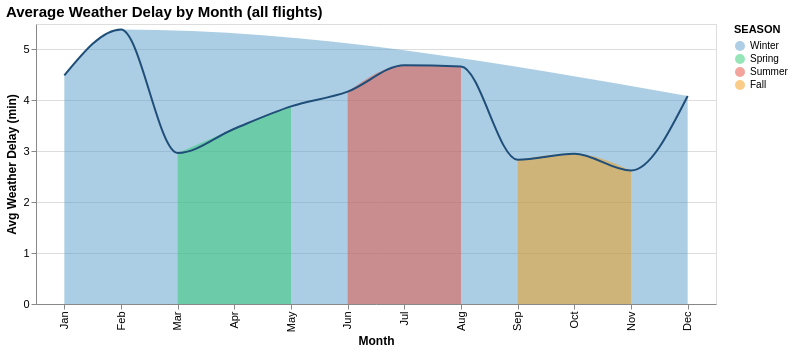

Source (notebook cell):
### Markdown cell above
#### Observations: Average Weather Delay by Month

**Note**: This takes only flights that were classified as delayed (delayed 15 min or more).

Winter ❄ (blue) — Jan & Dec: Weather delays start high (~73 min in January), which makes sense — snowstorms, ice, and freezing conditions are at their worst. December creeps back up for the same reason heading into the holiday season.

Spring 🍀 (green) — Mar through May: Delays drop steadily to a low point around May (~64 min). Spring severe weather — thunderstorms beginning to develop — starts pushing delays upward again toward the end of the season.

Summer 🌞 (red) — Jun through Aug: Here delays climb back up through August. This might seem counterintuitive — it's not snowing — but summer thunderstorms, particularly in the Southeast and Midwest, are actually a major source of weather delays. Afternoon storm cells can shut down entire hub airports for hours.

Fall 🍂 (orange) — Sep through Nov: Delays take a dip in September then resume climbing through the edn of the season. This is the tail end of hurricane season for the east and gulf coast as well as a build up for winter storms in the north and midwest.

The key insight: **Major** weather delays follow a near **uniform pattern** — no major peaks in the year. Most people would assume winter is simply the worst and summer is fine. The data says otherwise.

If we were to take **all weather delays** and not limit ourselves to delays of 15 minutes or greater, we would see a different story. A bimodal pattern in Summer and Winter. Check out the chart below.

### Code cell
if 'DELAY_DUE_WEATHER' in df.columns:
    weather_month = (
        df.groupby('MONTH')['DELAY_DUE_WEATHER']
        .mean()
        .reset_index()
        .rename(columns={'DELAY_DUE_WEATHER': 'avg_weather_delay'})
    )
    weather_month['MONTH_NAME'] = weather_month['MONTH'].map(MONTH_NAMES)
    weather_month['SEASON']     = weather_month['MONTH'].map(get_season)

    area = alt.Chart(weather_month).mark_area(
        interpolate='monotone', opacity=0.5
    ).encode(
        x=alt.X('MONTH:O',
                 axis=alt.Axis(labelExpr="['Jan','Feb','Mar','Apr','May','Jun','Jul','Aug','Sep','Oct','Nov','Dec'][datum.value - 1]",
                               title='Month')),
        y=alt.Y('avg_weather_delay:Q',
                 axis=alt.Axis(title='Avg Weather Delay (min)')),
        color=alt.Color('SEASON:N',
                         scale=alt.Scale(domain=['Winter','Spring','Summer','Fall'],
                                         range=['#5B9EC9','#2ecc71','#e74c3c','#f39c12'])),
        tooltip=[
            alt.Tooltip('MONTH_NAME:N',        title='Month'),
            alt.Tooltip('avg_weather_delay:Q', title='Avg Weather Delay (min)', format='.1f'),
            alt.Tooltip('SEASON:N',            title='Season')
        ]
    )

    line = alt.Chart(weather_month).mark_line(
        color='#1F4E79', strokeWidth=2, interpolate='monotone'
    ).encode(
        x='MONTH:O',
        y='avg_weather_delay:Q'
    )

    chart_weather = (
        (area + line)
        .properties(
            title='Average Weather Delay by Month (all flights)',
            width=680, height=280
        )
        .configure_title(fontSize=15, anchor='start')
        .configure_axis(labelFontSize=11, titleFontSize=12)
    )

    display(chart_weather)  # explicit display call, works inside if blocks

else:
    print('DELAY_DUE_WEATHER column not found — check df.columns')

### Figure 1 — Vega-Lite specification as saved in the notebook (floating-point values rounded to 4 significant figures)
{"config": {"view": {"continuousWidth": 300, "continuousHeight": 300}, "axis": {"labelFontSize": 11, "titleFontSize": 12}, "title": {"anchor": "start", "fontSize": 15}}, "layer": [{"mark": {"type": "area", "interpolate": "monotone", "opacity": 0.5}, "encoding": {"color": {"field": "SEASON", "scale": {"domain": ["Winter", "Spring", "Summer", "Fall"], "range": ["#5B9EC9", "#2ecc71", "#e74c3c", "#f39c12"]}, "type": "nominal"}, "tooltip": [{"field": "MONTH_NAME", "title": "Month", "type": "nominal"}, {"field": "avg_weather_delay", "format": ".1f", "title": "Avg Weather Delay (min)", "type": "quantitative"}, {"field": "SEASON", "title": "Season", "type": "nominal"}], "x": {"axis": {"labelExpr": "['Jan','Feb','Mar','Apr','May','Jun','Jul','Aug','Sep','Oct','Nov','Dec'][datum.value - 1]", "title": "Month"}, "field": "MONTH", "type": "ordinal"}, "y": {"axis": {"title": "Avg Weather Delay (min)"}, "field": "avg_weather_delay", "type": "quantitative"}}}, {"mark": {"type": "line", "color": "#1F4E79", "interpolate": "monotone", "strokeWidth": 2}, "encoding": {"x": {"field": "MONTH", "type": "ordinal"}, "y": {"field": "avg_weather_delay", "type": "quantitative"}}}], "data": {"name": "data-4072845542773f75a84ec08988edd9a7"}, "height": 280, "title": "Average Weather Delay by Month (all flights)", "width": 680, "$schema": "https://vega.github.io/schema/vega-lite/v5.20.1.json", "datasets": {"data-4072845542773f75a84ec08988edd9a7": [{"MONTH": 1, "avg_weather_delay": 4.489, "MONTH_NAME": "Jan", "SEASON": "Winter"}, {"MONTH": 2, "avg_weather_delay": 5.392, "MONTH_NAME": "Feb", "SEASON": "Winter"}, {"MONTH": 3, "avg_weather_delay": 2.967, "MONTH_NAME": "Mar", "SEASON": "Spring"}, {"MONTH": 4, "avg_weather_delay": 3.443, "MONTH_NAME": "Apr", "SEASON": "Spring"}, {"MONTH": 5, "avg_weather_delay": 3.882, "MONTH_NAME": "May", "SEASON": "Spring"}, {"MONTH": 6, "avg_weather_delay": 4.172, "MONTH_NAME": "Jun", "SEASON": "Summer"}, {"MONTH": 7, "avg_weather_delay": 4.691, "MONTH_NAME": "Jul", "SEASON": "Summer"}, {"MONTH": 8, "avg_weather_delay": 4.664, "MONTH_NAME": "Aug", "SEASON": "Summer"}, {"MONTH": 9, "avg_weather_delay": 2.835, "MONTH_NAME": "Sep", "SEASON": "Fall"}, {"MONTH": 10, "avg_weather_delay": 2.951, "MONTH_NAME": "Oct", "SEASON": "Fall"}, {"MONTH": 11, "avg_weather_delay": 2.622, "MONTH_NAME": "Nov", "SEASON": "Fall"}, {"MONTH": 12, "avg_weather_delay": 4.086, "MONTH_NAME": "Dec", "SEASON": "Winter"}]}}
